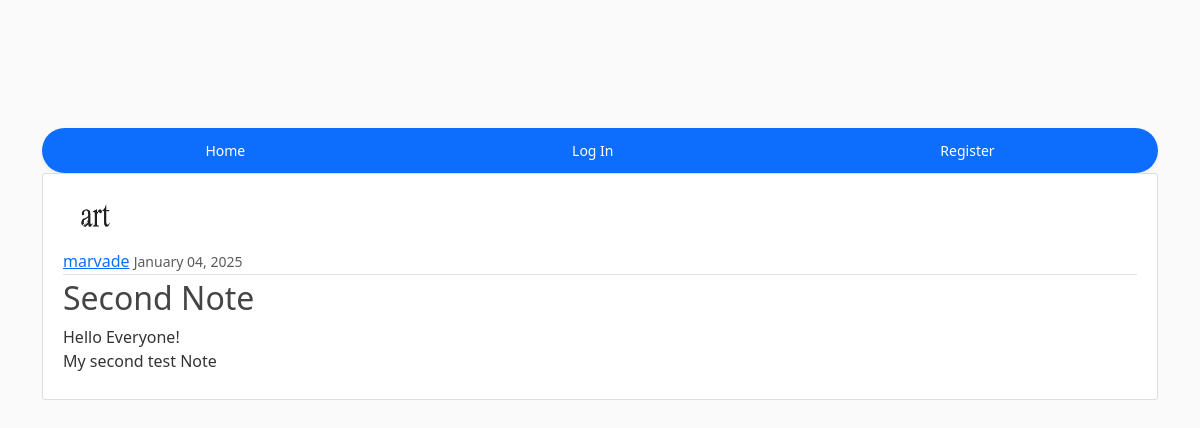
The app's page /note/2, older data.
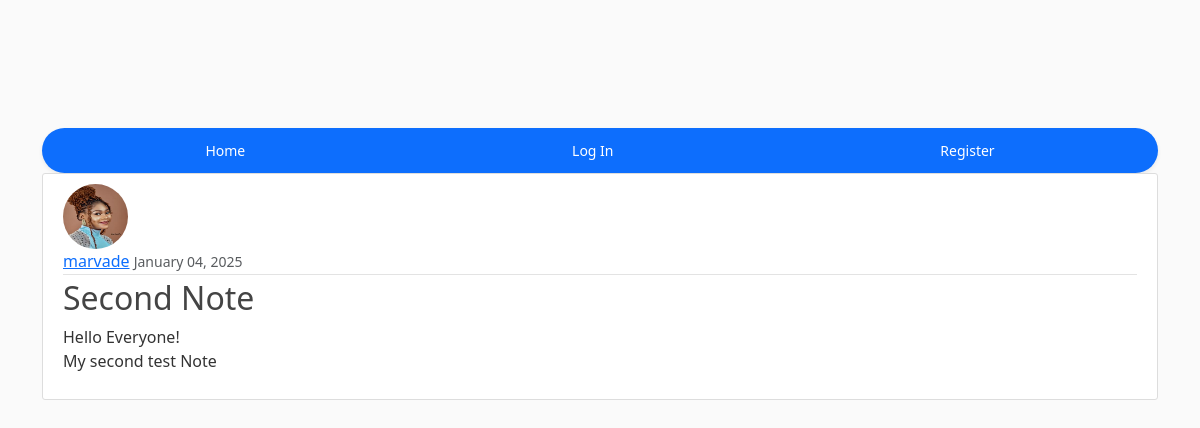
The same page, newer data.
### notes/models.py (models this page shows, shortened)
class Notes(models.Model):
    author = models.ForeignKey(User, on_delete=models.CASCADE)
    title = models.CharField(max_length=100)
    content = models.TextField()
    date_posted = models.DateTimeField(default=timezone.now)

### users/models.py (models this page shows, shortened)
class Profile(models.Model):
    user = models.OneToOneField(User, on_delete=models.Case)
    image = models.ImageField(default='default.jpg', upload_to='profile_pics')

### notes/views.py (the view)
# urls.py: path('note/<int:pk>', NoteDetailView.as_view(), name='note-detail'),
class NoteDetailView(DetailView):
    model = Notes

### notes/templates/notes/notes_detail.html (shortened to what this page needs)
{% extends 'notes/base.html' %}
{% block content%}
<article class="media content-section">
    <img class= "rounded-circle article-img "src="{{object.author.profile.image.url}}" alt="">
    <div class="media-body">
        <div class="article-metadata">
        <a class="mr-2" href="#">{{ object.author }}</a>
        <small class="text-muted">{{ object.date_posted|date:"F d, Y" }}</small>
        </div>
        <h2 class="article-title">{{ object.title }} </h2>
        <p class="article-content">{{ object.content }}</p>
    </div>
    </article>
{% endblock content%}

Row changes from the older to the newer data that the page shows:
changed through a linked row, Notes "Second Note": author.profile.image: a different picture
